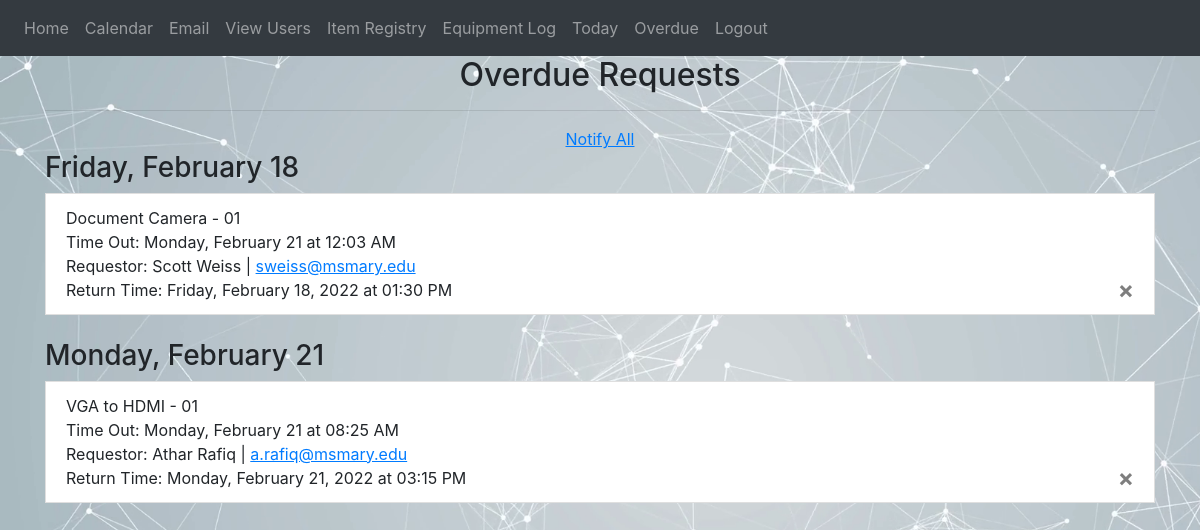
Page /tech/overdue (signed in) on the earlier database version.
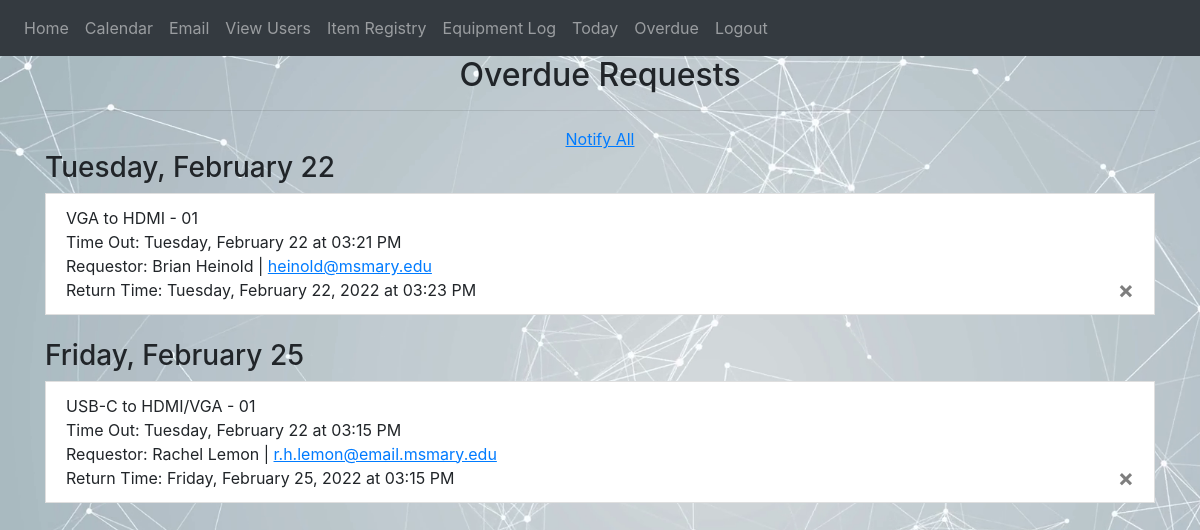
Same page on the later database version.
### website/models.py (models this page shows)
class InventoryOut(db.Model):
    id = db.Column(db.Integer, primary_key=True)
    item_name = db.Column(db.String(150))
    item_type = db.Column(db.String(75))
    item_number = db.Column(db.Integer)
    dateOut = db.Column(db.DateTime, index=True, default=func.now())
    user_email = db.Column(db.String(150))
    returnDate = db.Column(db.DateTime, index=True, default=func.now())

class User(db.Model, UserMixin):
    id = db.Column(db.Integer, primary_key=True)
    email = db.Column(db.String(150), unique=True)
    password = db.Column(db.String(150))
    first_name = db.Column(db.String(75))
    last_name = db.Column(db.String(75))
    department = db.Column(db.String(150))
    tickets = db.relationship('Ticket')

### website/auth.py (the view)
@auth.route('/tech/overdue', methods=['GET', 'POST'])
@login_required
def overdue():
    users = User.query.order_by(User.last_name).all()
    out = InventoryOut.query.order_by(InventoryOut.item_type.asc(), InventoryOut.item_number).all()
    overdue = InventoryOut.query.filter(InventoryOut.returnDate < (datetime.utcnow() - timedelta(hours=5))).all()
    if current_user.department == 'MANAGER' or current_user.department == 'ITSC' or current_user.department == 'LEAD':
        return render_template("overdue.html", user=current_user, out=out, users=users, overdue=overdue)
    else:
        flash('Access Restricted', category='error')
        return redirect(url_for('routes.home'))
    return render_template("overdue.html", user=current_user, out=out, users=users)

### website/__init__.py (called while the page is built)
def create_app():
    app = Flask(__name__)
    app.config['SECRET_KEY'] = 'hjshjhdjah kjshkjdhjs'
    app.config['SQLALCHEMY_DATABASE_URI'] = f'sqlite:///{DB_NAME}'
    app.config['SQLALCHEMY_TRACK_MODIFICATIONS'] = True
    db.init_app(app)
    from .routes import routes
    from .auth import auth
    app.register_blueprint(routes, url_prefix='/')
    app.register_blueprint(auth, url_prefix='/')
    from .models import User, Ticket
    create_database(app)
    login_manager = LoginManager()
    login_manager.login_view = 'auth.login'
    login_manager.init_app(app)
    @login_manager.user_loader
    def load_user(id):
        return User.query.get(int(id))
    return app

### website/templates/overdue.html
{% extends "base.html" %} {% block title %}Overdue{% endblock %} {% block content %}
<h2 align="center">Overdue Requests</h2>
<hr />
<div align="center">
    <a href="mailto: {% for data in overdue %}{{ data.user_email }};{% endfor %}?subject=ITSC Notice TEST&body=This is a notice from Mount St. Mary's University
        Information Technology Student Center.">
        <u>Notify All</u>
    </a>
</div>
{% for data in overdue %}
<h3>{{ data.returnDate.strftime('%A, %B %d') }}</h3>
<li class="list-group-item">
    <div>
        {{ data.item_name.replace('_', ' ') }} - {% if data.item_number < 10 %}0{% endif %}{{ data.item_number }}
        <br />
        Time Out: {{ data.dateOut.strftime('%A, %B %d at %I:%M %p') }}
        <br />
        Requestor:
        {% for user in users %}
            {% if user.email == data.user_email %}
                {{ user.first_name }} {{ user.last_name }}
            {% endif %}
        {% endfor %}
        | <a href="mailto: {{data.user_email}}?subject=ITSC Notice TEST&body=This is a notice from Mount St. Mary's University
        Information Technology Student Center.">
            <u>{{ data.user_email }}</u>
        </a>
        <br />
        Return Time: {{ data.returnDate.strftime('%A, %B %d, %Y at %I:%M %p') }}
        {% if user.department == 'MANAGER' or user.department == 'ITSC' %}
        <button type="button" class="close" onClick="signIn({{ data.id }})">
            <span aria-hidden="true">&times;</span>
        </button>
        {% endif %}
    </div>
    </li>
<br />
{% endfor %}
{% endblock %}

Differences in the rows shown:
removed InventoryOut: returnDate "Friday, February 18", item_name.replace "Document Camera", shows "0", item_number "1", dateOut "Monday, February 21 at 12:03 AM", user_email "sweiss@msmary.edu", returnDate "Friday, February 18, 2022 at 01:30 PM"
no longer on this page (row unchanged): User: first_name "Scott", last_name "Weiss", shown under "Friday, February 18"
removed InventoryOut: returnDate "Monday, February 21", item_name.replace "VGA to HDMI", shows "0", item_number "1", dateOut "Monday, February 21 at 08:25 AM", user_email "a.rafiq@msmary.edu", returnDate "Monday, February 21, 2022 at 03:15 PM"
no longer on this page (row unchanged): User: first_name "Athar", last_name "Rafiq", shown under "Monday, February 21"
added InventoryOut: returnDate "Tuesday, February 22", item_name.replace "VGA to HDMI", shows "0", item_number "1", dateOut "Tuesday, February 22 at 03:21 PM", user_email "heinold@msmary.edu", returnDate "Tuesday, February 22, 2022 at 03:23 PM"
now on this page (row unchanged): User: first_name "Brian", last_name "Heinold", shown under "Tuesday, February 22"
added InventoryOut: returnDate "Friday, February 25", item_name.replace "USB-C to HDMI/VGA", shows "0", item_number "1", dateOut "Tuesday, February 22 at 03:15 PM", user_email "r.h.lemon@email.msmary.edu", returnDate "Friday, February 25, 2022 at 03:15 PM"
added User: first_name "Rachel", last_name "Lemon", shown under "Friday, February 25"
